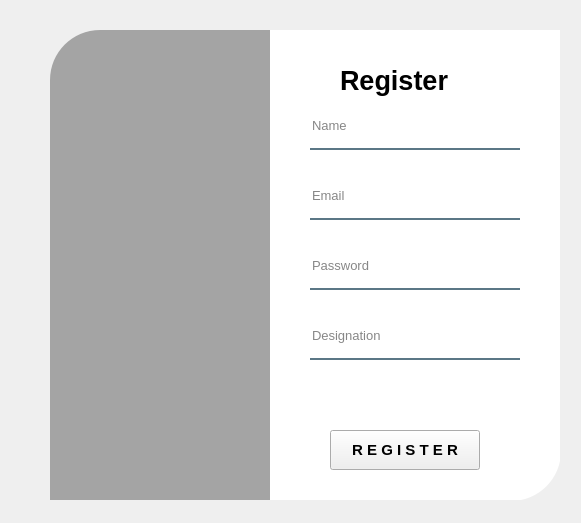
<?xml version="1.0" encoding="UTF-8"?>
<ui version="4.0">
 <class>TeacherRegistration</class>
 <widget class="QWidget" name="TeacherRegistration">
  <property name="geometry">
   <rect>
    <x>0</x>
    <y>0</y>
    <width>581</width>
    <height>523</height>
   </rect>
  </property>
  <property name="font">
   <font>
    <family>MS Shell Dlg 2</family>
   </font>
  </property>
  <property name="windowTitle">
   <string>Form</string>
  </property>
  <widget class="QWidget" name="widget" native="true">
   <property name="geometry">
    <rect>
     <x>10</x>
     <y>0</y>
     <width>550</width>
     <height>500</height>
    </rect>
   </property>
   <property name="styleSheet">
    <string notr="true">QPushButton#pushButton{
	background-color: qlineargradient(spread:pad, x1:0, y1:0.505682, x2:1, y2:0.477, stop:0 rgba(11, 131, 120, 219), stop:1 rgba(85, 98, 112, 226));
color:rgba(255,255,255,210);
border-radius:5px;
}

QPushButton#pushButton:hover{
	background-color: qlineargradient(spread:pad, x1:0, y1:0.505682, x2:1, y2:0.477, stop:0 rgba(150, 123, 111, 219), stop:1 rgba(85, 81, 84, 226));
}

QPushButton#pushButton:pressed{
padding-left:5px;
paddig-top:5px;
background-color:rgba(150,123,111,255);
}




QPushButton#pushButton_2,#pushButton_3,#pushButton_4,#pushButton_5{
	background-color: rgba(0, 0, 0, 0);
color:rgba(85,98,112,255);
}

QPushButton#pushButton_2:hover,#pushButton_3:hover,#pushButton_4:hover,#pushButton_5:hover{
color: rgba(131, 96, 53, 255);
}

QPushButton#pushButton_2:pressed,#pushButton_3:pressed,#pushButton_4:pressed,#pushButton_5:pressed{
padding-left:5px;
paddig-top:5px;
color:rgba(91,88,53,255);
}</string>
   </property>
   <widget class="QLabel" name="label">
    <property name="geometry">
     <rect>
      <x>40</x>
      <y>30</y>
      <width>280</width>
      <height>500</height>
     </rect>
    </property>
    <property name="styleSheet">
     <string notr="true">border-image: url(:/Images/Images/r2.jpg);
background-color:rgba(0,0,0,80);
border-top-left-radius:50px;
</string>
    </property>
    <property name="text">
     <string/>
    </property>
    <property name="pixmap">
     <pixmap>../Images/r2.jpg</pixmap>
    </property>
    <property name="scaledContents">
     <bool>true</bool>
    </property>
   </widget>
   <widget class="QLabel" name="label_2">
    <property name="geometry">
     <rect>
      <x>260</x>
      <y>30</y>
      <width>291</width>
      <height>471</height>
     </rect>
    </property>
    <property name="font">
     <font>
      <family>MS Shell Dlg 2</family>
      <pointsize>15</pointsize>
     </font>
    </property>
    <property name="styleSheet">
     <string notr="true">background-color: rgba(255, 255, 255,255);
border-bottom-right-radius:50px;</string>
    </property>
    <property name="text">
     <string/>
    </property>
   </widget>
   <widget class="QWidget" name="widget_2" native="true">
    <property name="geometry">
     <rect>
      <x>260</x>
      <y>30</y>
      <width>271</width>
      <height>461</height>
     </rect>
    </property>
    <widget class="QLineEdit" name="emailtxt">
     <property name="geometry">
      <rect>
       <x>40</x>
       <y>150</y>
       <width>210</width>
       <height>40</height>
      </rect>
     </property>
     <property name="font">
      <font>
       <family>MS Shell Dlg 2</family>
       <pointsize>10</pointsize>
      </font>
     </property>
     <property name="styleSheet">
      <string notr="true">background-color: rgba(0, 0, 0, 0);
border:none;
border-bottom:2px solid rgba(46,82,101,200);
color:rgba(0,0,0,240);
padding-bottom:7px;</string>
     </property>
     <property name="echoMode">
      <enum>QLineEdit::Normal</enum>
     </property>
     <property name="placeholderText">
      <string>Email</string>
     </property>
    </widget>
    <widget class="QLabel" name="label_3">
     <property name="geometry">
      <rect>
       <x>70</x>
       <y>30</y>
       <width>151</width>
       <height>41</height>
      </rect>
     </property>
     <property name="font">
      <font>
       <family>MS Shell Dlg 2</family>
       <pointsize>20</pointsize>
       <weight>75</weight>
       <bold>true</bold>
      </font>
     </property>
     <property name="text">
      <string>Register </string>
     </property>
    </widget>
    <widget class="QLineEdit" name="nametxt">
     <property name="geometry">
      <rect>
       <x>40</x>
       <y>80</y>
       <width>210</width>
       <height>40</height>
      </rect>
     </property>
     <property name="font">
      <font>
       <family>MS Shell Dlg 2</family>
       <pointsize>10</pointsize>
      </font>
     </property>
     <property name="styleSheet">
      <string notr="true">background-color: rgba(0, 0, 0, 0);
border:none;
border-bottom:2px solid rgba(46,82,101,200);
color:rgba(0,0,0,240);
padding-bottom:7px;</string>
     </property>
     <property name="placeholderText">
      <string>Name</string>
     </property>
    </widget>
    <widget class="QLineEdit" name="passwordtxt">
     <property name="geometry">
      <rect>
       <x>40</x>
       <y>220</y>
       <width>210</width>
       <height>40</height>
      </rect>
     </property>
     <property name="font">
      <font>
       <family>MS Shell Dlg 2</family>
       <pointsize>10</pointsize>
      </font>
     </property>
     <property name="styleSheet">
      <string notr="true">background-color: rgba(0, 0, 0, 0);
border:none;
border-bottom:2px solid rgba(46,82,101,200);
color:rgba(0,0,0,240);
padding-bottom:7px;</string>
     </property>
     <property name="echoMode">
      <enum>QLineEdit::Password</enum>
     </property>
     <property name="placeholderText">
      <string>Password</string>
     </property>
    </widget>
    <widget class="QPushButton" name="registerBtn">
     <property name="geometry">
      <rect>
       <x>60</x>
       <y>400</y>
       <width>150</width>
       <height>40</height>
      </rect>
     </property>
     <property name="font">
      <font>
       <family>MS Shell Dlg 2</family>
       <pointsize>11</pointsize>
       <weight>75</weight>
       <bold>true</bold>
      </font>
     </property>
     <property name="styleSheet">
      <string notr="true"/>
     </property>
     <property name="text">
      <string>R E G I S T E R</string>
     </property>
    </widget>
    <widget class="QLineEdit" name="designationtxt">
     <property name="geometry">
      <rect>
       <x>40</x>
       <y>290</y>
       <width>210</width>
       <height>40</height>
      </rect>
     </property>
     <property name="font">
      <font>
       <family>MS Shell Dlg 2</family>
       <pointsize>10</pointsize>
      </font>
     </property>
     <property name="styleSheet">
      <string notr="true">background-color: rgba(0, 0, 0, 0);
border:none;
border-bottom:2px solid rgba(46,82,101,200);
color:rgba(0,0,0,240);
padding-bottom:7px;</string>
     </property>
     <property name="echoMode">
      <enum>QLineEdit::Normal</enum>
     </property>
     <property name="placeholderText">
      <string>Designation</string>
     </property>
    </widget>
   </widget>
  </widget>
 </widget>
 <resources/>
 <connections/>
</ui>
